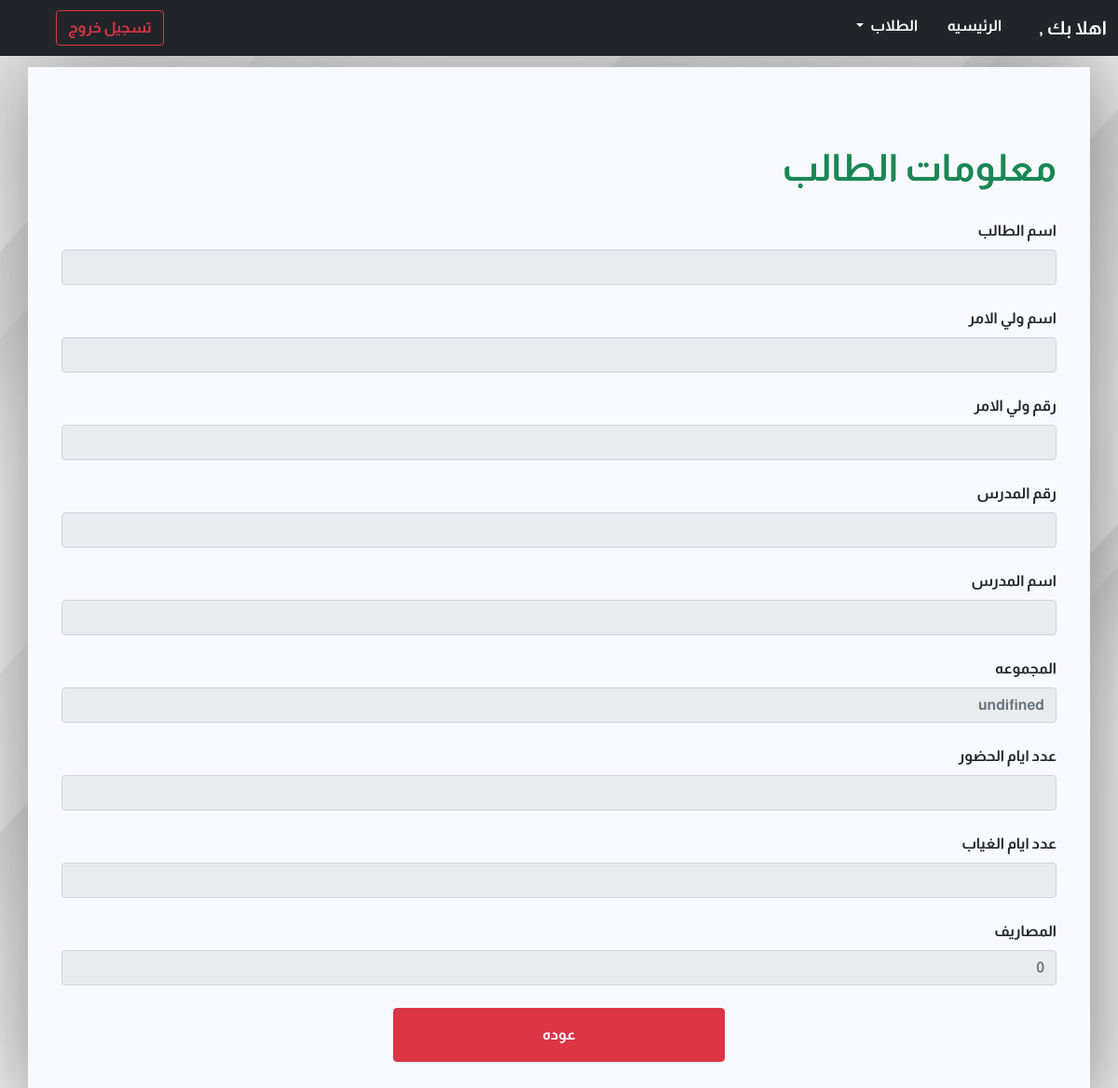
Page /student_view.php on the earlier database version.
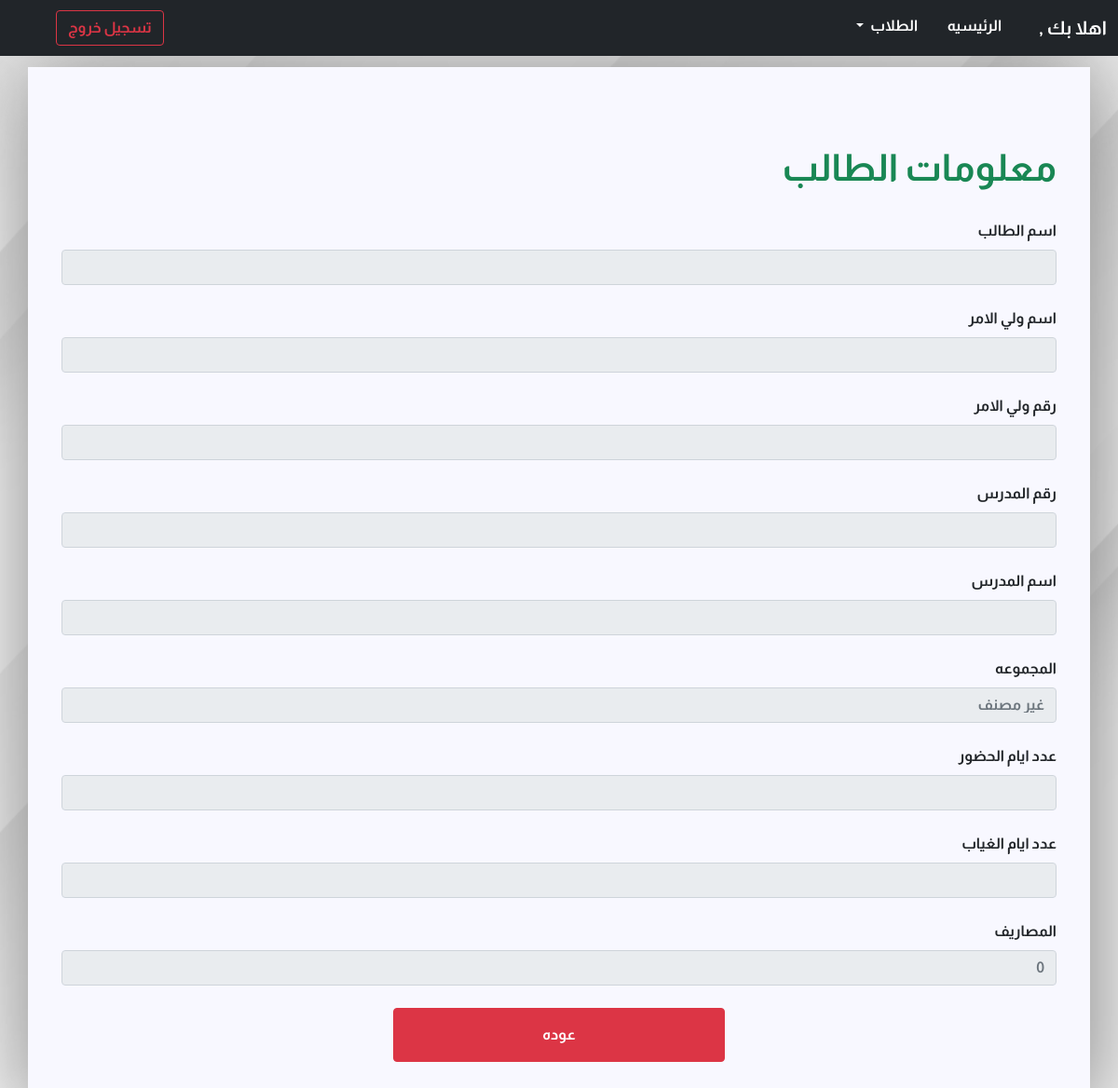
Same page on the later database version.
### tables this page shows
CREATE TABLE `groups` (
  `id` int(11) NOT NULL,
  `name` varchar(50) NOT NULL,
  `description` varchar(100) NOT NULL,
  `teacher` int(11) NOT NULL,
  `price` int(11) NOT NULL DEFAULT 0
);

### student_view.php (the view)
<?php
include('start.php') ;
include('navbar.php') ;
?>
<?php
$connection = mysqli_connect('localhost' , 'root' , '' , 'center_manger') ;
$location = $_GET["location"];
$student_id = $_GET['id'] ;
$sql = "SELECT * FROM students WHERE id = '$student_id'" ;
$student_info = mysqli_query($connection , $sql) ;
$student_data = mysqli_fetch_assoc($student_info) ;
$sql_class = "SELECT * FROM classes WHERE id = '$student_id'" ;
$class_info = mysqli_query($connection , $sql_class) ;
$class_data = mysqli_fetch_assoc($class_info) ;
$group_id = $class_data['group_id'] ;
$sql_group = "SELECT * FROM groups WHERE id = '$group_id'" ;
$group_info = mysqli_query($connection , $sql_group) ;
$group_data = mysqli_fetch_assoc($group_info) ;
?>
<div class="container box arabic">
  <div>
    <h1 class=" font-weight-bold text-success mt-5"> معلومات الطالب  </h1>
  </div>
  <div class="row">
    <div class="form-group col-lg-12 mt-4" >
      <label for="name" >اسم الطالب</label>
      <input class="form-control mt-2" id="name" name="name" type="text" placeholder="<?php echo $student_data['first_name'] ;?>" disabled >
    </div>
    <div class="form-group col-lg-12 mt-4" >
      <label for="name" >اسم ولي الامر</label>
      <input class="form-control mt-2" id="name" name="name" type="text" placeholder="<?php echo $student_data['last_name'] ;?>" disabled >
    </div>
    <div class="form-group col-lg-12 mt-4" >
      <label for="name" >رقم ولي الامر </label>
      <input class="form-control mt-2" id="name" name="name" type="text" placeholder="<?php echo $student_data['phone'] ;?>" disabled >
    </div>
    <div class="form-group col-lg-12 mt-4" >
      <label for="name" > رقم المدرس</label>
      <input class="form-control mt-2" id="name" name="name" type="text" placeholder="<?php echo $teacher_id ;?>" disabled >
    </div>
    <div class="form-group col-lg-12 mt-4" >
      <label for="name" > اسم المدرس</label>
      <input class="form-control mt-2" id="name" name="name" type="text" placeholder="<?php echo $teacher_full_name ;?>" disabled >
    </div>
    <div class="form-group col-lg-12 mt-4" >
      <label for="name" >المجموعه</label>
      <input class="form-control mt-2" id="name" name="name" type="text" placeholder="<?php if(isset($group_data['name'] )) echo $group_data['name'] ;?>" disabled >
    </div>
    <div class="form-group col-lg-12 mt-4" >
      <label for="name" >عدد ايام الحضور</label>
      <input class="form-control mt-2" id="name" name="name" type="text" placeholder="<?php echo $student_data['attendance'] ;?>" disabled >
    </div>
    <div class="form-group col-lg-12 mt-4" >
      <label for="name" >عدد ايام الغياب</label>
      <input class="form-control mt-2" id="name" name="name" type="text" placeholder="<?php echo $student_data['absence'] ;?>" disabled >
    </div>
    <div class="form-group col-lg-12 mt-4" >
      <label for="name" >المصاريف</label>
      <input class="form-control mt-2" id="name" name="name" type="text" placeholder="<?php echo $group_data['price'] ;?>" disabled >
    </div>
    <div class="form-group col-lg-12 mt-2 d-flex justify-content-center" >
              <a href="<?php echo $location ; ?>" class="btn btn-danger col-lg-4 col-sm-10 m-3 p-3 "> عوده </a>
    </div>
  </div>
</div>
<?php
include('end.php') ;
?>

### start.php (shortened to what this page needs)
<!doctype html>
<html lang="ar" dir="rtl">
  <head>
    <link rel="stylesheet" href="assets/bootstrap-5.1.3-dist/css/bootstrap.rtl.min.css" >
    <link rel="stylesheet" href="style.css" >
    <link rel="stylesheet" media="print"   href="print.css" >
  </head>
  <body>

### navbar.php (shortened to what this page needs)
<?php
$teacher_name = $_SESSION['teacher_fname'] ;
$teacher_full_name = $_SESSION['teacher_full_name'] ;
$teacher_id = $_SESSION['teacher_id'] ;
?>
<nav class="navbar navbar-expand-lg navbar-dark bg-dark fixed-top arabic">
      <div class="container-fluid">
        <a class="navbar-brand" href="home.php" title="اتمني لك يوما سعيدا">اهلا بك , <?php echo $teacher_name ?></a>
        <div class="collapse navbar-collapse" id="navbarSupportedContent">
          <ul class="navbar-nav me-auto mb-2 mb-lg-0">
            <li class="nav-item items">
              <a class="nav-link active" aria-current="page" href="index.php">الرئيسيه</a>
            </li>
            <li class="nav-item dropdown items">
              <a class="nav-link dropdown-toggle active" href="#" id="navbarDropdown" role="button" data-bs-toggle="dropdown" aria-expanded="false">
                الطلاب
              </a>
            </li>
          </ul>
          <form class="d-flex m-4 mt-0 mb-0">
            <a href="logout.php" class="btn btn-outline-danger form-control  m-4 mt-0 mb-0 " type="submit">تسجيل خروج</a>
          </form>
        </div>
      </div>
    </nav>
    <body>

### end.php (shortened to what this page needs)
</body>
</html>

### style.css (style rules this page uses)
html, body { height: 100%; width: 100%; scroll-behavior: smooth; padding-top: 3%; background-image:url("img/4.png") ; background-repeat: no-repeat; background-position: center; background-size: cover; }
.items { margin-right: 10%; border-bottom: 4px solid transparent; }
.arabic { font-family: "arabic"; }
.box { margin: auto; padding: 3%; height: auto; background-color: ghostwhite; box-shadow:3px 3px 100px 10px #888888 ; }

Differences in the rows shown:
changed groups: name "undifined" → "غير مصنف"
